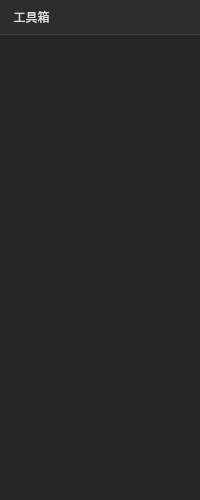
<?xml version="1.0" encoding="UTF-8"?>
<ui version="4.0">
 <class>ToolboxPanel</class>
 <widget class="QWidget" name="ToolboxPanel">
  <property name="geometry">
   <rect>
    <x>0</x>
    <y>0</y>
    <width>200</width>
    <height>500</height>
   </rect>
  </property>
  <property name="windowTitle">
   <string>工具箱</string>
  </property>
  <layout class="QVBoxLayout" name="mainLayout">
   <property name="spacing">
    <number>0</number>
   </property>
   <property name="leftMargin">
    <number>0</number>
   </property>
   <property name="topMargin">
    <number>0</number>
   </property>
   <property name="rightMargin">
    <number>0</number>
   </property>
   <property name="bottomMargin">
    <number>0</number>
   </property>
   <item>
    <widget class="QLabel" name="lblTitle">
     <property name="styleSheet">
      <string notr="true">QLabel { background: #2d2d30; color: #e0e0e0; padding: 8px 4px; border-bottom: 1px solid #3e3e42; }</string>
     </property>
     <property name="text">
      <string>  工具箱</string>
     </property>
    </widget>
   </item>
   <item>
    <widget class="PluginTreeWidget" name="tree">
     <property name="styleSheet">
      <string notr="true">QTreeWidget { background: #252526; color: #cccccc; border: none; font-size: 12px; font-family: &quot;Microsoft YaHei&quot;; }
QTreeWidget::item { padding: 4px 2px; }
QTreeWidget::item:hover { background: #2a2d2e; }
QTreeWidget::item:selected { background: #094771; }</string>
     </property>
     <property name="headerHidden">
      <bool>true</bool>
     </property>
     <property name="indentation">
      <number>16</number>
     </property>
     <property name="dragEnabled">
      <bool>true</bool>
     </property>
     <property name="dragDropMode">
      <enum>QAbstractItemView::DragOnly</enum>
     </property>
     <attribute name="headerVisible">
      <bool>false</bool>
     </attribute>
    </widget>
   </item>
  </layout>
 </widget>
 <customwidgets>
  <customwidget>
   <class>PluginTreeWidget</class>
   <extends>QTreeWidget</extends>
   <header>panels/plugintreewidget.h</header>
  </customwidget>
 </customwidgets>
 <resources/>
 <connections/>
</ui>
